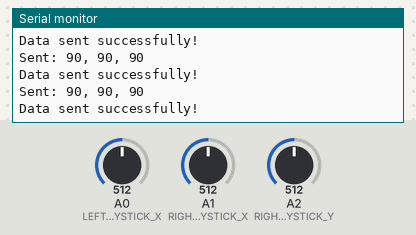
This sketch was run on a simulated Arduino Uno, built with avr-gcc and run on an emulated ATmega328P. On the bench: the last lines printed to the serial monitor. The inputs (shaded band) are chosen by the test bench; at power-on: A1 (RIGHT_JOYSTICK_X) = 512, A2 (RIGHT_JOYSTICK_Y) = 512, A0 (LEFT_JOYSTICK_X) = 512. No radio packets arrive unless stated.

Above: at 2.7 s.
2.8 s: A1 (RIGHT_JOYSTICK_X) set to 556
At 2.96 s:
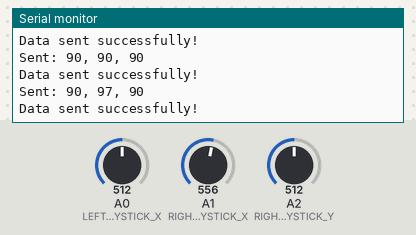
4.3 s: A1 (RIGHT_JOYSTICK_X) set to 580
At 4.4 s:
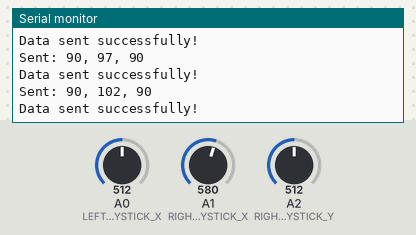
7.3 s: A2 (RIGHT_JOYSTICK_Y) set to 551
At 7.48 s:
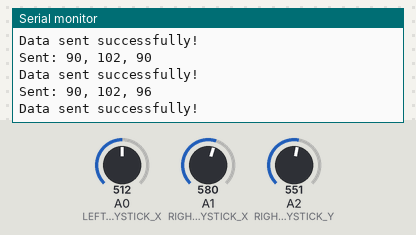
10.3 s: A2 (RIGHT_JOYSTICK_Y) set to 587
At 10.46 s:
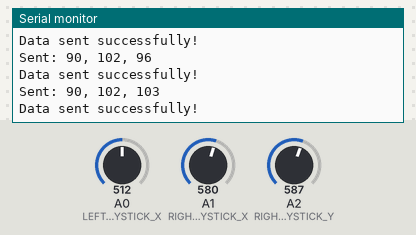
11.8 s: A0 (LEFT_JOYSTICK_X) set to 580
At 11.9 s:
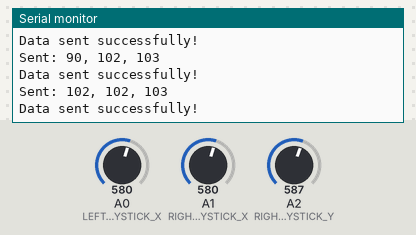
14.8 s: A0 (LEFT_JOYSTICK_X) set to 552
At 14.98 s:
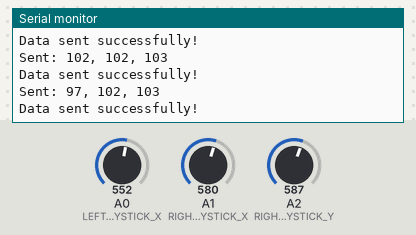
Timing chart, 0 to 17.8 s (numbered marks = the images above; inputs shaded):
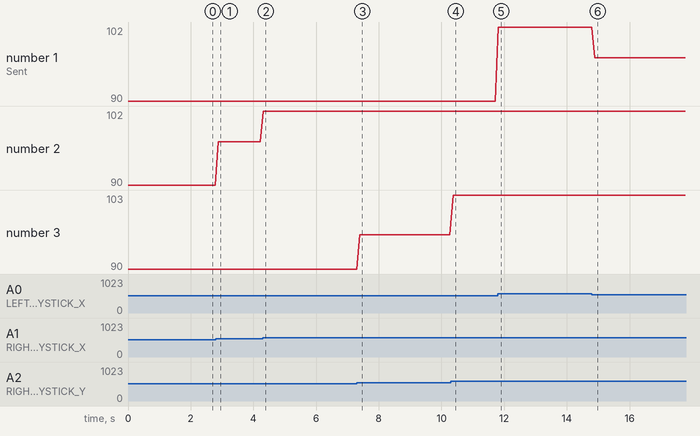

Measured:
- after the input at 2.8 s, the serial monitor: prints a new line after 0.08 s (image 1)
- after the input at 4.3 s, the serial monitor: prints a new line at once (image 2)
- after the input at 7.3 s, the serial monitor: prints a new line after 0.10 s (image 3)
- after the input at 10.3 s, the serial monitor: prints a new line after 0.07 s (image 4)
- after the input at 11.8 s, the serial monitor: prints a new line at once (image 5)
- after the input at 14.8 s, the serial monitor: prints a new line after 0.09 s (image 6)
- plotted number 1: 102 → 97 after the input at 14.8 s
- plotted number 2: 90 → 97 after the input at 2.8 s, 97 → 102 after the input at 4.3 s

The sketch:

nrf_transmitter.ino
```cpp
#include <SPI.h>
#include <nRF24L01.h>
#include <RF24.h>

#define CE_PIN 7
#define CSN_PIN 8
#define LEFT_JOYSTICK_X A0
#define RIGHT_JOYSTICK_X A1
#define RIGHT_JOYSTICK_Y A2

RF24 radio(CE_PIN, CSN_PIN);
const byte address[6] = "00001"; // Communication address

// Define a struct to store joystick values
struct DataPacket {
    uint8_t LXValue; // 1 byte
    uint8_t RXValue; // 1 byte
    uint8_t RYValue; // 1 byte
} packet;

void setup() {
    Serial.begin(9600);
    radio.begin();
    radio.openWritingPipe(address);
    radio.setPALevel(RF24_PA_MAX);
    radio.stopListening(); // Set as transmitter
}

void loop() {
    // Read joystick values and map to 0-255 range
    packet.LXValue = map(analogRead(LEFT_JOYSTICK_X), 0, 1023, 0, 180);
    packet.RXValue = map(analogRead(RIGHT_JOYSTICK_X), 0, 1023, 0, 180);
    packet.RYValue = map(analogRead(RIGHT_JOYSTICK_Y), 0, 1023, 0, 180);

    // Send joystick values
    bool success = radio.write(&packet, sizeof(packet));

    // Print transmission status and values
    Serial.print("Sent: ");
    Serial.print(packet.LXValue);
    Serial.print(", ");
    Serial.print(packet.RXValue);
    Serial.print(", ");
    Serial.println(packet.RYValue);

    Serial.println(success ? "Data sent successfully!" : "Failed to send data.");

    delay(100); // Adjust delay as needed
}
```
